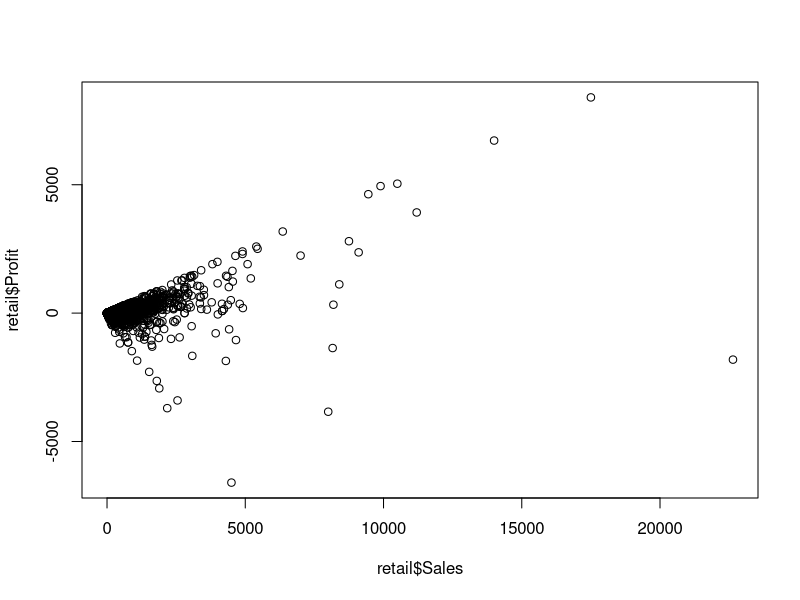

Write the R code that produced this figure.
## ---- chunk 1
knitr::opts_chunk$set(echo = TRUE)
## ---- chunk 2
# read the data here and inspect the data
retail <- read.csv("datainput/retail.csv")
head(retail)
## ---- chunk 3
# code here
retail_clean <- retail[ , -c(1,2,3,4,5,6,7,8,9,10,11,13)]
retail_clean
## ---- chunk 4
retail_clean$Profit <- as.integer(retail_clean$Profit)
summary(retail_clean)
## ---- chunk 5
retail_untung <- retail_clean[retail_clean$Profit >= 28.34 & retail_clean$Quantity < 5, ]
nrow(retail_untung)
## ---- chunk 6
# code here
retail_clean <- retail[ , -c(1,2,3,5,7,8,9,10,11,12,13,14)]
  table(retail_clean$Ship.Mode, retail_clean$Segment)
## ---- chunk 7
# code here
retail_clean1 <- retail[ , -c(1,2,3,4,5,6,7,8,10,11,12,13,14)]
a <- table(retail_clean1)
a

## ---- chunk 8
# code here
retail
cor(retail$Sales,retail$Profit)
plot(retail$Sales,retail$Profit)
## ---- chunk 9
# code Here
b <- pnorm(q = 81777, mean = 47858.35, sd = 25195, lower.tail = T)
1-b
